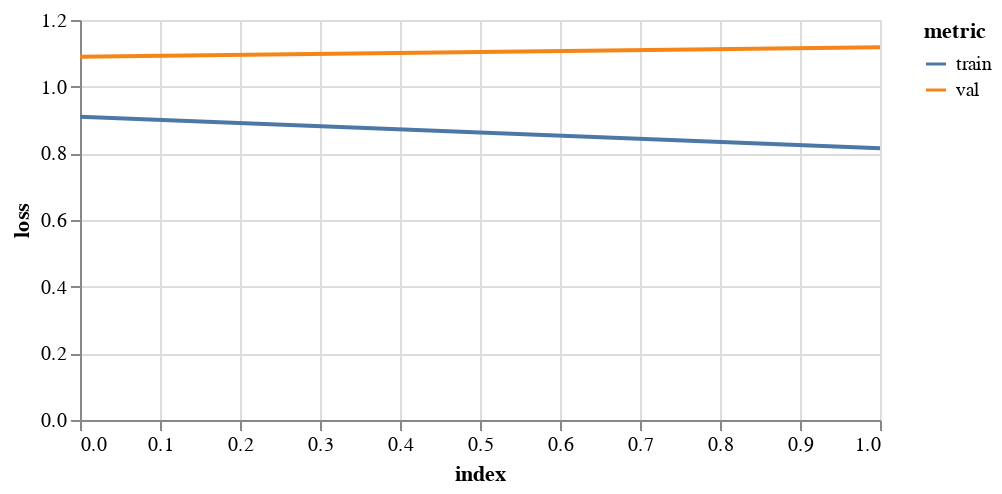

This figure's notebook cell:
### Markdown cell above
## 3. Train on all groups at once

### Code cell
allTrainData, allValData = [], []
print('training on all groups')
for name, data in trainSets.items():
    allTrainData = allTrainData + data
    allValData = allValData + valSets[name]

gcn = FeaStNet()
history = gcn.trainModel(allTrainData, allValData, epochs=epochs, batch_size=256, flatten=True, logTrans=False, 
                         ssTrans=True, saveDir=saveDir+'allGroups')

display(plotHistory(history))

# test
for testName, testSet in testSets.items():
    print('testing on '+testName+'\n')
    resultsDict = gcn.testModel(testSet, level='field')
    resultsDict['Trained on'] = ['all groups']*len(resultsDict['mse'])
    resultsDict['Tested on'] = [testName]*len(resultsDict['mse'])
    results = pivotDict(resultsDict)
    resultsList.extend(results)
    
pd.DataFrame(resultsList)

### Figure 1 — Vega-Lite specification as saved in the notebook (floating-point values rounded to 4 significant figures)
{"config": {"view": {"continuousWidth": 400, "continuousHeight": 300}}, "data": {"name": "data-6cfbd44ef923b05a64e79014e1396951"}, "mark": "line", "encoding": {"color": {"type": "nominal", "field": "metric"}, "tooltip": [{"type": "quantitative", "field": "epoch"}, {"type": "quantitative", "field": "value"}], "x": {"type": "quantitative", "field": "index"}, "y": {"type": "quantitative", "axis": {"title": "loss"}, "field": "value"}}, "height": 200, "transform": [{"fold": ["train", "val"], "as": ["metric", "value"]}], "width": 400, "$schema": "https://vega.github.io/schema/vega-lite/v4.8.1.json", "datasets": {"data-6cfbd44ef923b05a64e79014e1396951": [{"index": 0, "train": 0.9099, "val": 1.09}, {"index": 1, "train": 0.8149, "val": 1.118}]}}
